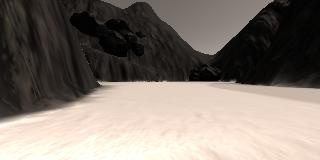
#> input picture sample.jpg, 320 x 160 px
$ python per02.py
#> lines starting #> are read from the running program, lines starting #| are printed output that depends on the picture; after the words box and inside, x2 and y2 are one past the last pixel; in counts of white or black regions, pixels touching at a corner belong together
import matplotlib.pyplot as plt
import matplotlib.image as mpimg
import numpy as np
from PIL import Image
import cv2

# Read in the image
# sample can be obtained from the recorded data
# There are six more images available for reading
# called sample1-6.jpg, feel free to experiment with the others!
image_name = 'sample.jpg'
image = mpimg.imread(image_name)
#> image is the input picture: shape (160, 320, 3); mean R, G, B 128.4, 119, 110.8

# Define a function to perform a color threshold
def color_thresh(img, rgb_thresh=(0, 0, 0)):
#> called with rgb_thresh = (160, 160, 160)
    img = img.copy()
    img0 = img.copy()
    R_THD = rgb_thresh[0]
    G_THD = rgb_thresh[1]
    B_THD = rgb_thresh[2]

    r = img[:,:,0] #R channel
    g = img[:,:,1] #G channel
    b = img[:,:,2] #B channel

    r[img[:,:,0] < R_THD] = [0]
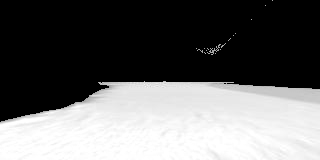
#> r: shape (160, 320); min 0, max 255, mean 102.6
    r[img[:,:,0] < (R_THD+1)] = [255]
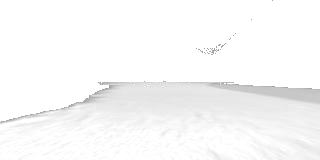
#> r: shape (160, 320); min 161, max 255, mean 248.6

    g[img[:,:,1] < G_THD] = [0]
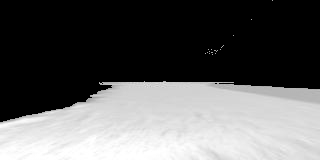
#> g: shape (160, 320); min 0, max 255, mean 95
    g[img[:,:,1] < (G_THD+1)] = [255]
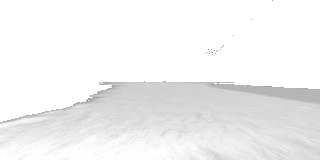
#> g: shape (160, 320); min 161, max 255, mean 241.8

    b[img[:,:,2] < B_THD] = [0]
    b[img[:,:,2] < (B_THD+1)] = [255]

    col = Image.fromarray(img)
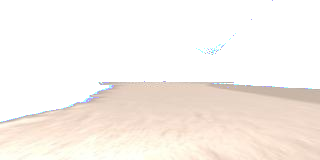
#> col: PIL image 320x160 RGB; mean R, G, B 248.6, 241.8, 235.7
    gray = col.convert('L')
    bw = gray.point(lambda x: 0 if x<250 else 255, '1')
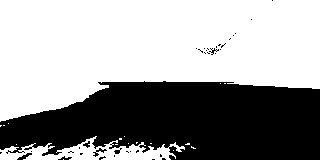
#> bw: PIL image 320x160 1; 61.4% white; 37 black regions (30 under 20 px), largest, box (x1, y1, x2, y2) and area: (0, 81, 320, 160) 19493, (17, 153, 32, 160) 44, (93, 148, 107, 157) 41

    return bw

  # Define color selection criteria
###### TODO: MODIFY THESE VARIABLES TO MAKE YOUR COLOR SELECTION
red_threshold = 160
green_threshold = 160
blue_threshold = 160
######
rgb_threshold = (red_threshold, green_threshold, blue_threshold)

# pixels below the thresholds
colorsel = color_thresh(image, rgb_thresh=rgb_threshold)

# Display the original image and binary
f, (ax1, ax2) = plt.subplots(1, 2, figsize=(21, 7), sharey=True)
f.tight_layout()
ax1.imshow(image)
ax1.set_title('Original Image', fontsize=40)

ax2.imshow(colorsel, cmap='gray')
ax2.set_title('Your Result', fontsize=40)
plt.subplots_adjust(left=0., right=1, top=0.9, bottom=0.)
plt.show() # Uncomment if running on your local machine
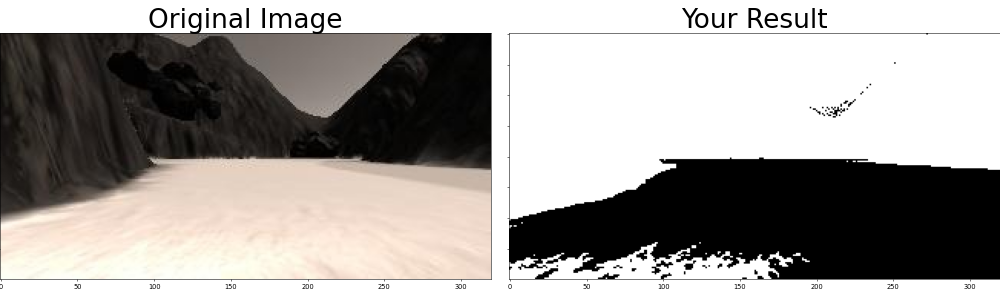
#> figure drawn by matplotlib, 2 panels

$ run again, with grid1.jpg copied over sample.jpg
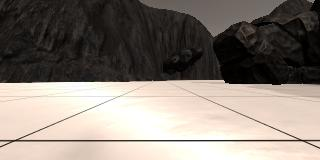
#> input picture grid1.jpg, 320 x 160 px
#> image is the input picture: shape (160, 320, 3); mean R, G, B 135.1, 126.3, 118.3
#> in color_thresh, `bw = gray.point(lambda x: 0 if x<250 else 255, '1')`:
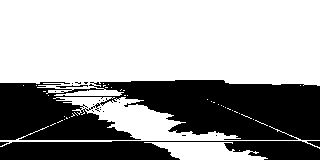
#> bw: PIL image 320x160 1; 62.5% white; 19 black regions (14 under 20 px), largest, box (x1, y1, x2, y2) and area: (0, 80, 320, 140) 14579, (0, 141, 320, 160) 4476, (307, 141, 320, 147) 48, (56, 85, 88, 88) 43, (0, 142, 9, 146) 21
#> `plt.show()`:
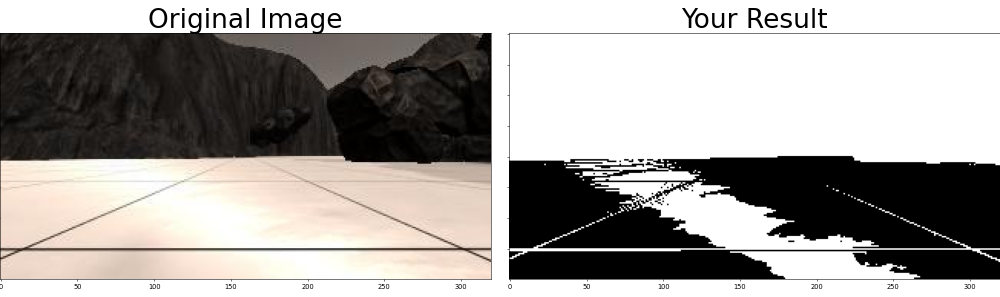
#> figure drawn by matplotlib, 2 panels
